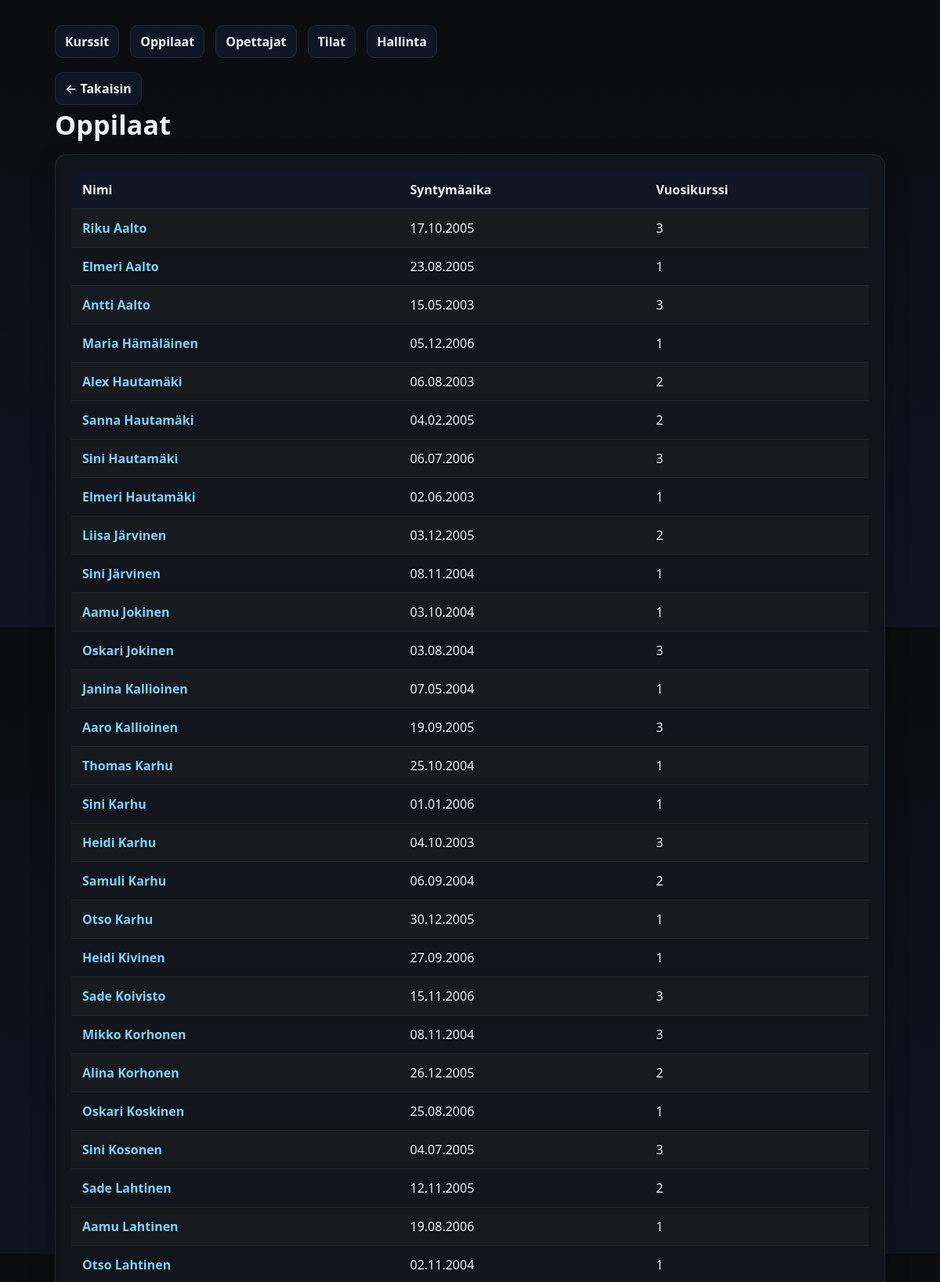
/kurssienhallinta/oppilaat.php (upper part), run on the app's committed database.
### tables this page shows
CREATE TABLE `oppilaat` (
  `oppilas_id` int(11) NOT NULL,
  `etunimi` varchar(50) NOT NULL,
  `sukunimi` varchar(50) NOT NULL,
  `syntymaaika` date NOT NULL,
  `vuosikurssi` int(11) NOT NULL
);

### kurssienhallinta/oppilaat.php (the view, shortened to what this page needs)
<?php
function finDate($date) {
    return date("d.m.Y", strtotime($date));
}
$pdo = getPDO();
$opp = $pdo->query("SELECT oppilas_id, etunimi, sukunimi, syntymaaika, vuosikurssi FROM oppilaat ORDER BY sukunimi")->fetchAll();
?>
<!doctype html>
<html lang="fi">
<head>
  <link rel="stylesheet" href="styles.css">
</head>
<body>
  <div class="container">
    <div class="nav">
      <a href="index.php">Kurssit</a>
      <a href="oppilaat.php">Oppilaat</a>
      <a href="opettajat.php">Opettajat</a>
      <a href="tilat.php">Tilat</a>
      <a href="admin.php">Hallinta</a>
    </div>
    <a class="back" href="index.php">← Takaisin</a>
    <h1 class="page-title">Oppilaat</h1>
    <div class="card table-wrap">
      <table>
        <thead>
          <tr>
            <th>Nimi</th>
            <th>Syntymäaika</th>
            <th>Vuosikurssi</th>
          </tr>
        </thead>
        <tbody>
          <?php if (!$opp): ?>
            <tr><td colspan="3" class="muted">Ei oppilaita.</td></tr>
          <?php else: ?>
            <?php foreach($opp as $o): ?>
            <tr>
              <td>
                <a href="opiskelija.php?id=<?= (int)$o['oppilas_id'] ?>">
                  <?= htmlspecialchars($o['etunimi'].' '.$o['sukunimi']) ?>
                </a>
              </td>
              <td><?= finDate($o['syntymaaika']) ?></td>
              <td><?= htmlspecialchars($o['vuosikurssi']) ?></td>
            </tr>
            <?php endforeach; ?>
          <?php endif; ?>
        </tbody>
      </table>
    </div>
  </div>
</body>
</html>

### kurssienhallinta/styles.css (style rules this page uses)
:root { --bg:#0b0c10; --card:#12151b; --muted:#98a2b3; --text:#edf2f7; --accent:#6ea8fe; --danger:#ef4444; --border:#1f2937; }
* { box-sizing:border-box }
html,body { height:100% }
body { margin:0; font:16px/1.5 system-ui,-apple-system,Segoe UI,Roboto,Ubuntu,'Helvetica Neue',Arial; background:linear-gradient(180deg,#0b0c10 0%, #0f1420 100%); color:var(--text); }
.container { max-width:1100px;margin:32px auto;padding:0 20px }
.card { background:var(--card); border:1px solid var(--border); border-radius:14px; padding:20px; box-shadow:0 10px 30px rgba(0,0,0,.25); }
.page-title { margin:0 0 12px; font-size:clamp(24px,3.2vw,34px); letter-spacing:.2px; }
.nav { display:flex;gap:14px;flex-wrap:wrap;margin:0 0 18px }
.nav a,.back { color:var(--text); text-decoration:none; background:#0f1724; border:1px solid var(--border); padding:8px 12px;border-radius:10px; transition:all .15s ease; }
.back { display:inline-flex;align-items:center;gap:8px }
.table-wrap { overflow:auto }
table { width:100%;border-collapse:collapse;border-radius:12px;overflow:hidden }
th,td { padding:12px 14px;border-bottom:1px solid var(--border);text-align:left;vertical-align:top }
thead th { background:#0f1724;font-weight:600 }
tbody tr:nth-child(odd) { background:rgba(255,255,255,.02) }
a { color: #7dd3fc; text-decoration: none; font-weight: 600; transition: color .15s ease; }

### data on the page
oppilaat: etunimi+sukunimi "Riku Aalto", syntymaaika "17.10.2005", vuosikurssi "3"
oppilaat: etunimi+sukunimi "Elmeri Aalto", syntymaaika "23.08.2005", vuosikurssi "1"
oppilaat: etunimi+sukunimi "Antti Aalto", syntymaaika "15.05.2003", vuosikurssi "3"
oppilaat: etunimi+sukunimi "Maria Hämäläinen", syntymaaika "05.12.2006", vuosikurssi "1"
oppilaat: etunimi+sukunimi "Alex Hautamäki", syntymaaika "06.08.2003", vuosikurssi "2"
oppilaat: etunimi+sukunimi "Sanna Hautamäki", syntymaaika "04.02.2005", vuosikurssi "2"
oppilaat: etunimi+sukunimi "Sini Hautamäki", syntymaaika "06.07.2006", vuosikurssi "3"
oppilaat: etunimi+sukunimi "Elmeri Hautamäki", syntymaaika "02.06.2003", vuosikurssi "1"
oppilaat: etunimi+sukunimi "Liisa Järvinen", syntymaaika "03.12.2005", vuosikurssi "2"
oppilaat: etunimi+sukunimi "Sini Järvinen", syntymaaika "08.11.2004", vuosikurssi "1"
oppilaat: etunimi+sukunimi "Aamu Jokinen", syntymaaika "03.10.2004", vuosikurssi "1"
oppilaat: etunimi+sukunimi "Oskari Jokinen", syntymaaika "03.08.2004", vuosikurssi "3"
oppilaat: etunimi+sukunimi "Janina Kallioinen", syntymaaika "07.05.2004", vuosikurssi "1"
oppilaat: etunimi+sukunimi "Aaro Kallioinen", syntymaaika "19.09.2005", vuosikurssi "3"
oppilaat: etunimi+sukunimi "Thomas Karhu", syntymaaika "25.10.2004", vuosikurssi "1"
oppilaat: etunimi+sukunimi "Sini Karhu", syntymaaika "01.01.2006", vuosikurssi "1"
oppilaat: etunimi+sukunimi "Heidi Karhu", syntymaaika "04.10.2003", vuosikurssi "3"
oppilaat: etunimi+sukunimi "Samuli Karhu", syntymaaika "06.09.2004", vuosikurssi "2"
oppilaat: etunimi+sukunimi "Otso Karhu", syntymaaika "30.12.2005", vuosikurssi "1"
oppilaat: etunimi+sukunimi "Heidi Kivinen", syntymaaika "27.09.2006", vuosikurssi "1"
oppilaat: etunimi+sukunimi "Sade Koivisto", syntymaaika "15.11.2006", vuosikurssi "3"
oppilaat: etunimi+sukunimi "Mikko Korhonen", syntymaaika "08.11.2004", vuosikurssi "3"
oppilaat: etunimi+sukunimi "Alina Korhonen", syntymaaika "26.12.2005", vuosikurssi "2"
oppilaat: etunimi+sukunimi "Oskari Koskinen", syntymaaika "25.08.2006", vuosikurssi "1"
oppilaat: etunimi+sukunimi "Sini Kosonen", syntymaaika "04.07.2005", vuosikurssi "3"
oppilaat: etunimi+sukunimi "Sade Lahtinen", syntymaaika "12.11.2005", vuosikurssi "2"
oppilaat: etunimi+sukunimi "Aamu Lahtinen", syntymaaika "19.08.2006", vuosikurssi "1"
oppilaat: etunimi+sukunimi "Otso Lahtinen", syntymaaika "02.11.2004", vuosikurssi "1"
